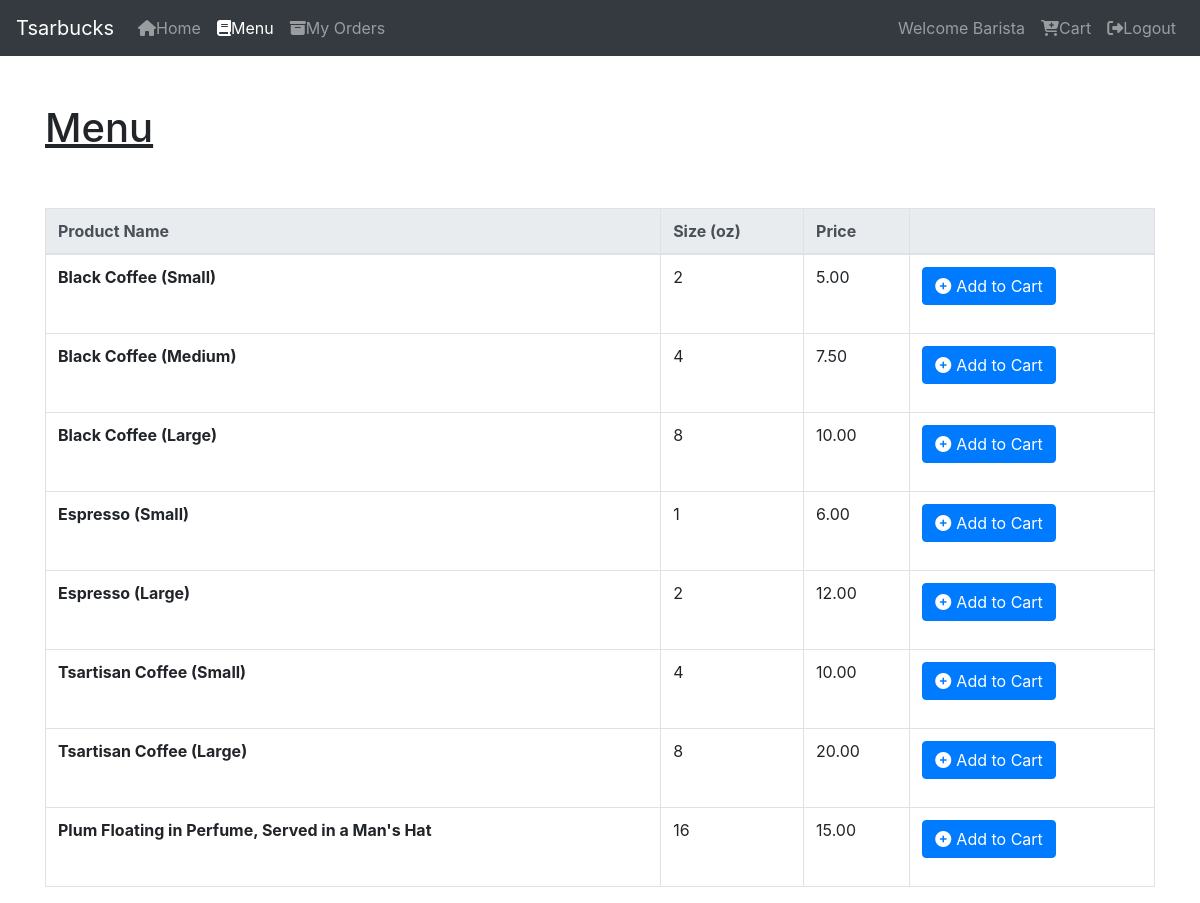
The page /customer/customer_menu.php (signed in) on the database its author committed.
### tables this page shows
CREATE TABLE `products` (
	`product_id` int(10) unsigned NOT NULL AUTO_INCREMENT,
	`display_name` varchar(255) NOT NULL,
	`price` DECIMAL(4, 2) NOT NULL,
	`size` tinyint(2) NOT NULL COMMENT 'size in ounces',
	`created_at` TIMESTAMP NOT NULL DEFAULT CURRENT_TIMESTAMP,
	`updated_at` TIMESTAMP NULL DEFAULT NULL,
	PRIMARY KEY (`product_id`)
);

### customer/customer_menu.php (the view, shortened to what this page needs)
<?php
  include('../header.php');
    $productQuery = "SELECT * FROM products";
    $productResult = mysqli_query($conn, $productQuery);
    if(mysqli_num_rows($productResult) > 0) {
      $products = array();
      while($row = mysqli_fetch_object($productResult)) {
        array_push($products, $row);
      }
    }
?>
    <nav class="navbar navbar-expand-lg navbar-dark bg-dark">
      <a class="navbar-brand" href="#">Tsarbucks</a>
      <div class="collapse navbar-collapse" id="navbarSupportedContent">
        <ul class="navbar-nav mr-auto">
          <li class="nav-item">
            <a class="nav-link" href="customer_home.php"><i class="fa fa-home" aria-hidden="true"></i>Home</a>
          </li>
          <li class='nav-item active'>
            <a class='nav-link' href='customer_menu.php'><i class='fa fa-book' aria-hidden='true'></i>Menu</a>
          </li>
          <li class='nav-item'>
            <a class='nav-link' href='customer_orders.php'><i class="fa fa-archive" aria-hidden="true"></i>My Orders</a>
          </li>
        </ul>
        <ul class='navbar-nav'>
          <li class='nav-item'>
            <span class='nav-link'>Welcome <?php echo $_SESSION['dName'] ?></span>
          </li>
          <li class='nav-item'>
            <a class='nav-link' href="customer_cart.php"><i class="fa fa-cart-plus" aria-hidden="true"></i>Cart</a>
          </li>
          <li class='nav-item'>
            <a class='nav-link' href='../logout.php'><i class='fa fa-sign-out' aria-hidden='true'></i>Logout</a>
          </li>
        </ul>
      </div>
    </nav>
    <div class="container">
      <br><br>
      <h1><u>Menu</u></h1>
      <br><br>
      <?php
        if(count($products) != 0) {
      ?>
          <table class="table table-bordered">
            <thead class="thead-light">
              <tr>
                <th scope="col">Product Name</th>
                <th scope="col">Size (oz)</th>
                <th scope="col">Price</th>
                <th scope="col"></th>
              </tr>
            </thead>
            <tbody>
              <?php foreach($products as $product) { ?>
                <tr>
                  <th scope="row"><?php echo $product->display_name ?></th>
                  <td><?php echo $product->size ?></td>
                  <td><?php echo $product->price ?></td>
                  <td>
                  <form method="post">
                    <button class="btn btn-primary" type="submit" name="insert"><i class="fa fa-plus-circle" aria-hidden="true" style="margin-right: 5px;"></i>Add to Cart</button>
                  </form>
                </td>
                </tr>
              <?php } ?>
            </tbody>
          </table>
      <?php
        }
      ?>

### rows shown on the page
products: display_name "Black Coffee (Small)", size "2", price "5.00"
products: display_name "Black Coffee (Medium)", size "4", price "7.50"
products: display_name "Black Coffee (Large)", size "8", price "10.00"
products: display_name "Espresso (Small)", size "1", price "6.00"
products: display_name "Espresso (Large)", size "2", price "12.00"
products: display_name "Tsartisan Coffee (Small)", size "4", price "10.00"
products: display_name "Tsartisan Coffee (Large)", size "8", price "20.00"
products: display_name "Plum Floating in Perfume, Served in a Man's Hat", size "16", price "15.00"

### other values the page prints
$_SESSION['dName'] "Barista"
